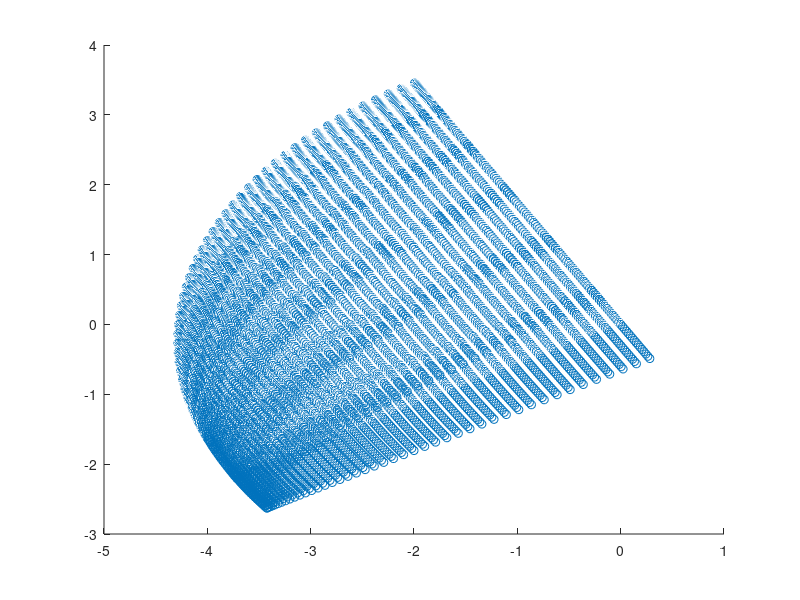

MATLAB code to generate this figure: (Note: this script raises an error after producing the figure.)
P_initial = 0;
P_final = 90;
P_step = 2;
T_initial = 0;
T_final = 60;
T_step = 12;
P0 = 90;
T0 = 0;
A0 = -30;

CUT_x = -7.5:0.5:7.5;
CUT_y = 68:0.01:71.5;

kk1 = [];
Eki = 71;
CONST = 0.512316722;

tic
for y_offset = T_initial:T_step:T_final
    [ThetaX, ThetaY] = meshgrid(P_initial:P_step:P_final,CUT_x);
    kx = CONST* sqrt(Eki)* ( cosd(ThetaY).*sind(ThetaX-90) );
    ky = CONST* sqrt(Eki)* ( cosd(y_offset).*sind(ThetaY) +sind(y_offset).*cosd(ThetaY).*cosd(ThetaX-90) );
    kz = CONST* sqrt(Eki)* ( -sind(y_offset).*sind(ThetaY) +cosd(y_offset).*cosd(ThetaY).*cosd(ThetaX-90) );

    kx_ = cosd(P0-90)*kx - sind(P0-90)*kz;
    ky_ = - sind(P0-90)*sind(T0)*kx + cosd(T0)*ky - cosd(P0-90)*sind(T0)*kz;
    kz_ = sind(P0-90)*cosd(T0)*kx + sind(T0)*ky + cosd(P0-90)*cosd(T0)*kz;

    kx2 = cosd(A0)*kx_ + sind(A0)*ky_;
    ky2 = -sind(A0)*kx_ + cosd(A0)*ky_;

    kk1 = vertcat(kk1,[kx2(:), ky2(:), kz_(:)]);

end
toc

figure
hold on
scatter3(kk1(:,1),kk1(:,2),kk1(:,3),'r.');
% 
% 
% function [kx,ky,kz] = rotate2K(Eki,y_offset,thetax,thetay)
%     % electron mass = 9.1093837 × 10-31 kilograms
%     % hbar = 6.582119569...×10−16 eV⋅s
%     % k (A-1) = CONST [sqrt(2m)/hbar] * sqrt(Ek (eV)) * sin(theta)
%     CONST = 0.512316722;
% 
%     kx = CONST* sqrt(Eki)* ( cosd(thetay).*sind(thetax) );
%     ky = CONST* sqrt(Eki)* ( cosd(y_offset).*sind(thetay) +sind(y_offset).*cosd(thetay).*cosd(thetax) );
%     kz = CONST* sqrt(Eki)* ( -sind(y_offset).*sind(thetay) +cosd(y_offset).*cosd(thetay).*cosd(thetax) );
% end

%%

list = {};
for i = 1:102
    list{end+1} = ['SMPM06028_' sprintf('%03.0f', i)];
end

SMS1 = SMS_map('SMS1','bkgd_20');
SMS1.select_cut_list(list,-7,8);
SMS1.direct_combine(-7,8);
SMS1.k_convert(90.5,6.5,-4);

%%
list = {};
for i = 1:40
    list{end+1} = ['SMPM06029_' sprintf('%03.0f', i)];
end

SMS2 = SMS_map('SMS2','bkgd_20');
SMS2.select_cut_list(list,-7,8);
SMS2.direct_combine(-7,8);
SMS2.k_convert(90.5,6.5,-4);

%%
list = {};
for i = 1:20
    list{end+1} = ['SMPM060211_' sprintf('%03.0f', i)];
end

SMS3 = SMS_map('SMS3','bkgd_20');
SMS3.select_cut_list(list,-7,8);
SMS3.direct_combine(-7,8);
SMS3.k_convert(90.5,6.5,-4);

%%
list = {};
for i = 1:10
    list{end+1} = ['SMPM060211_' sprintf('%03.0f', i)];
end
for i = 1:51
    list{end+1} = ['SMPM06028_' sprintf('%03.0f', i)];
end
for i = 1:20
    list{end+1} = ['SMPM06029_' sprintf('%03.0f', i)];
end

for i = 11:20
    list{end+1} = ['SMPM060211_' sprintf('%03.0f', i)];
end
for i = 52:102
    list{end+1} = ['SMPM06028_' sprintf('%03.0f', i)];
end
for i = 21:40
    list{end+1} = ['SMPM06029_' sprintf('%03.0f', i)];
end

SMS4 = SMS_map('SMS4','bkgd_20');
SMS4.select_cut_list(list,-7,8);
SMS4.direct_combine(-7,8);
% normalise
SMS4.k_convert(91,6.3,-4.3);

%%
x1 = SMP0601_036.x;
y1 = SMP0601_036.value;
y1 = y1/max(y1);
x2 = SMP0601_037.x;
y2 = SMP0601_037.value;
y2 = y2/max(y2);

y3 = conv(y1,y2,'same');
y3 = y3/max(y3);

figure
plot(x1,y1,x2,y2,x1,y3);

%% Ge2

list = {};
for i = 1:102
    list{end+1} = ['SMPM06015_' sprintf('%03.0f', i)];
end

Ge2_5 = SMS_map('Ge2_5','bkgd_20');
Ge2_5.select_cut_list(list,-7,8);
Ge2_5.direct_combine(-7,8);
Ge2_5.k_convert(90,3.5,0);

%%
list = {};
for i = 1:27
    list{end+1} = ['SMPM06017_' sprintf('%03.0f', i)];
end

Ge2_6 = SMS_map('Ge2_6','bkgd_20');
Ge2_6.select_cut_list(list,-7,8);
Ge2_6.direct_combine(-7,8);
Ge2_6.k_convert(90.5,6.5,-4);

%%
list = {};
for i = 1:40
    list{end+1} = ['SMPM06018_' sprintf('%03.0f', i)];
end

Ge2_8 = SMS_map('Ge2_8','bkgd_20');
Ge2_8.select_cut_list(list,-7,8);
Ge2_8.direct_combine(-7,8);
Ge2_8.k_convert(90.5,6.5,-4);

%%
list = {};
for i = 1:51
    list{end+1} = ['SMPM060110_' sprintf('%03.0f', i)];
end

Ge2_10 = SMS_map('Ge2_10','bkgd_20');
Ge2_10.select_cut_list(list,-7,8);
Ge2_10.direct_combine(-7,8);
Ge2_10.k_convert(90.5,6.5,-4);

%%
list = {};
for i = 1:51
    list{end+1} = ['SMPM060113_' sprintf('%03.0f', i)];
end

Ge2_13 = SMS_map('Ge2_13','bkgd_20');
Ge2_13.select_cut_list(list,-7,8);
Ge2_13.direct_combine(-7,8);
Ge2_13.k_convert(90.5,6.5,-4);


%% D3_5 & D3_8
list = {};
for i = 1:20
    list{end+1} = ['SMPM06018_' sprintf('%03.0f', i)];
end

for i = 1:51
    list{end+1} = ['SMPM06015_' sprintf('%03.0f', i)];
end

for i = 21:40
    list{end+1} = ['SMPM06018_' sprintf('%03.0f', i)];
end

for i = 52:102
    list{end+1} = ['SMPM06015_' sprintf('%03.0f', i)];
end

Ge2_map1 = SMS_map('Ge2_map1','bkgd_20');
Ge2_map1.select_cut_list(list,-7,8);
Ge2_map1.direct_combine(-7,8);
Ge2_map1.k_convert(90,3.5,0);

%% D3_5 & D3_10 & D3_13
list = {};
for i = 1:102
    list{end+1} = ['SMPM06015_' sprintf('%03.0f', i)];
end
for i = 1:51
    list{end+1} = ['SMPM060110_' sprintf('%03.0f', i)];
end
for i = 1:51
    list{end+1} = ['SMPM060113_' sprintf('%03.0f', i)];
end
Ge2_map2 = SMS_map('Ge2_map2','bkgd_20');
Ge2_map2.select_cut_list(list,-7,8);
Ge2_map2.direct_combine(-7,8);
Ge2_map2.k_convert(90,3.5,0);

%% test WSe2
list = {};
for i = 1:93
    list{end+1} = ['SMPM060312_' sprintf('%03.0f', i)];
end

WSE2 = SMS_map('WSE2','bkgd_20');
WSE2.select_cut_list(list,-7,8);
WSE2.direct_combine(-7,8);
WSE2.k_convert(83,2.3,14.5);

%% test SM
list = {};
for i = 1:162
    list{end+1} = ['SM_' sprintf('%03.0f', i)];
end

SM = SMS_map('SM','bkgd_sm');
SM.select_cut_list(list,-7,8);
SM.direct_combine(-7,8);
SM.k_convert(90,6,-4);